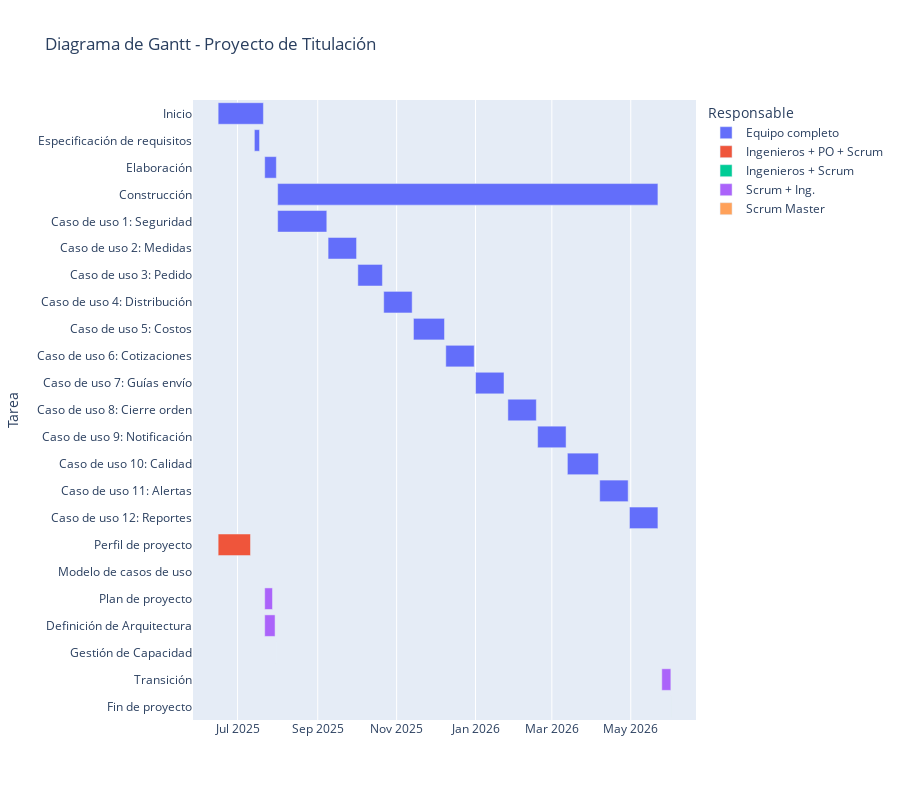

The code cell stored with this chart in its notebook:
### Code cell
!pip install pandas plotly

import pandas as pd
import plotly.express as px

# Ejemplo: cargando desde un archivo CSV
# df = pd.read_csv("planificacion_proyecto.csv")

# O si ya tienes los datos, construye el DataFrame así:
df = pd.DataFrame({
    "Tarea": [
        "Inicio", "Perfil de proyecto", "Especificación de requisitos", "Modelo de casos de uso",
        "Elaboración", "Plan de proyecto", "Definición de Arquitectura", "Gestión de Capacidad",
        "Construcción", "Caso de uso 1: Seguridad", "Caso de uso 2: Medidas", 
        "Caso de uso 3: Pedido", "Caso de uso 4: Distribución", 
        "Caso de uso 5: Costos", "Caso de uso 6: Cotizaciones", 
        "Caso de uso 7: Guías envío", "Caso de uso 8: Cierre orden",
        "Caso de uso 9: Notificación", "Caso de uso 10: Calidad", 
        "Caso de uso 11: Alertas", "Caso de uso 12: Reportes", 
        "Transición", "Fin de proyecto"
    ],
    "Inicio": [
        "2025-06-16", "2025-06-16", "2025-07-14", "2025-07-21",
        "2025-07-22", "2025-07-22", "2025-07-22", "2025-07-31",
        "2025-08-01", "2025-08-01", "2025-09-09",
        "2025-10-02", "2025-10-22", 
        "2025-11-14", "2025-12-09", 
        "2026-01-01", "2026-01-26",
        "2026-02-18", "2026-03-13", 
        "2026-04-07", "2026-04-30", 
        "2026-05-25", "2026-06-01"
    ],
    "Fin": [
        "2025-07-21", "2025-07-11", "2025-07-18", "2025-07-21",
        "2025-07-31", "2025-07-28", "2025-07-30", "2025-07-31",
        "2026-05-22", "2025-09-08", "2025-10-01", 
        "2025-10-21", "2025-11-13", 
        "2025-12-08", "2025-12-31", 
        "2026-01-23", "2026-02-17",
        "2026-03-12", "2026-04-06", 
        "2026-04-29", "2026-05-22", 
        "2026-06-01", "2026-06-01"
    ],
    "Responsable": [
        "Equipo completo", "Ingenieros + PO + Scrum", "Equipo completo", "Ingenieros + Scrum",
        "Equipo completo", "Scrum + Ing.", "Scrum + Ing.", "Scrum + Ing.",
        "Equipo completo", "Equipo completo", "Equipo completo",
        "Equipo completo", "Equipo completo",
        "Equipo completo", "Equipo completo",
        "Equipo completo", "Equipo completo",
        "Equipo completo", "Equipo completo",
        "Equipo completo", "Equipo completo",
        "Scrum + Ing.", "Scrum Master"
    ]
})

# Convertir fechas
df["Inicio"] = pd.to_datetime(df["Inicio"])
df["Fin"] = pd.to_datetime(df["Fin"])

# Crear diagrama de Gantt
fig = px.timeline(
    df,
    x_start="Inicio",
    x_end="Fin",
    y="Tarea",
    color="Responsable",
    title="Diagrama de Gantt - Proyecto de Titulación",
    labels={"Inicio": "Fecha de inicio", "Fin": "Fecha de fin"},
    height=800
)

fig.update_yaxes(autorange="reversed")  # Mostrar la tarea 1 arriba
fig.show()

### Figure 1 — Plotly figure (JSON) as saved in the notebook; plotly's stock layout.template omitted (floating-point values rounded to 4 significant figures)
{"data": [{"alignmentgroup": "True", "base": ["2025-06-16T00:00:00", "2025-07-14T00:00:00", "2025-07-22T00:00:00", "2025-08-01T00:00:00", "2025-08-01T00:00:00", "2025-09-09T00:00:00", "2025-10-02T00:00:00", "2025-10-22T00:00:00", "2025-11-14T00:00:00", "2025-12-09T00:00:00", "2026-01-01T00:00:00", "2026-01-26T00:00:00", "2026-02-18T00:00:00", "2026-03-13T00:00:00", "2026-04-07T00:00:00", "2026-04-30T00:00:00"], "hovertemplate": "Responsable=Equipo completo<br>Fecha de inicio=%{base}<br>Fecha de fin=%{x}<br>Tarea=%{y}<extra></extra>", "legendgroup": "Equipo completo", "marker": {"color": "#636efa", "pattern": {"shape": ""}}, "name": "Equipo completo", "offsetgroup": "Equipo completo", "orientation": "h", "showlegend": true, "textposition": "auto", "type": "bar", "x": [3024000000, 345600000, 777600000, 25401600000, 3283200000, 1900800000, 1641600000, 1900800000, 2073600000, 1900800000, 1900800000, 1900800000, 1900800000, 2073600000, 1900800000, 1900800000], "xaxis": "x", "y": ["Inicio", "Especificación de requisitos", "Elaboración", "Construcción", "Caso de uso 1: Seguridad", "Caso de uso 2: Medidas", "Caso de uso 3: Pedido", "Caso de uso 4: Distribución", "Caso de uso 5: Costos", "Caso de uso 6: Cotizaciones", "Caso de uso 7: Guías envío", "Caso de uso 8: Cierre orden", "Caso de uso 9: Notificación", "Caso de uso 10: Calidad", "Caso de uso 11: Alertas", "Caso de uso 12: Reportes"], "yaxis": "y"}, {"alignmentgroup": "True", "base": ["2025-06-16T00:00:00"], "hovertemplate": "Responsable=Ingenieros + PO + Scrum<br>Fecha de inicio=%{base}<br>Fecha de fin=%{x}<br>Tarea=%{y}<extra></extra>", "legendgroup": "Ingenieros + PO + Scrum", "marker": {"color": "#EF553B", "pattern": {"shape": ""}}, "name": "Ingenieros + PO + Scrum", "offsetgroup": "Ingenieros + PO + Scrum", "orientation": "h", "showlegend": true, "textposition": "auto", "type": "bar", "x": [2160000000], "xaxis": "x", "y": ["Perfil de proyecto"], "yaxis": "y"}, {"alignmentgroup": "True", "base": ["2025-07-21T00:00:00"], "hovertemplate": "Responsable=Ingenieros + Scrum<br>Fecha de inicio=%{base}<br>Fecha de fin=%{x}<br>Tarea=%{y}<extra></extra>", "legendgroup": "Ingenieros + Scrum", "marker": {"color": "#00cc96", "pattern": {"shape": ""}}, "name": "Ingenieros + Scrum", "offsetgroup": "Ingenieros + Scrum", "orientation": "h", "showlegend": true, "textposition": "auto", "type": "bar", "x": [0], "xaxis": "x", "y": ["Modelo de casos de uso"], "yaxis": "y"}, {"alignmentgroup": "True", "base": ["2025-07-22T00:00:00", "2025-07-22T00:00:00", "2025-07-31T00:00:00", "2026-05-25T00:00:00"], "hovertemplate": "Responsable=Scrum + Ing.<br>Fecha de inicio=%{base}<br>Fecha de fin=%{x}<br>Tarea=%{y}<extra></extra>", "legendgroup": "Scrum + Ing.", "marker": {"color": "#ab63fa", "pattern": {"shape": ""}}, "name": "Scrum + Ing.", "offsetgroup": "Scrum + Ing.", "orientation": "h", "showlegend": true, "textposition": "auto", "type": "bar", "x": [518400000, 691200000, 0, 604800000], "xaxis": "x", "y": ["Plan de proyecto", "Definición de Arquitectura", "Gestión de Capacidad", "Transición"], "yaxis": "y"}, {"alignmentgroup": "True", "base": ["2026-06-01T00:00:00"], "hovertemplate": "Responsable=Scrum Master<br>Fecha de inicio=%{base}<br>Fecha de fin=%{x}<br>Tarea=%{y}<extra></extra>", "legendgroup": "Scrum Master", "marker": {"color": "#FFA15A", "pattern": {"shape": ""}}, "name": "Scrum Master", "offsetgroup": "Scrum Master", "orientation": "h", "showlegend": true, "textposition": "auto", "type": "bar", "x": [0], "xaxis": "x", "y": ["Fin de proyecto"], "yaxis": "y"}], "layout": {"barmode": "overlay", "height": 800, "legend": {"title": {"text": "Responsable"}, "tracegroupgap": 0}, "title": {"text": "Diagrama de Gantt - Proyecto de Titulación"}, "xaxis": {"anchor": "y", "domain": [0, 1], "type": "date"}, "yaxis": {"anchor": "x", "autorange": "reversed", "domain": [0, 1], "title": {"text": "Tarea"}}}}
